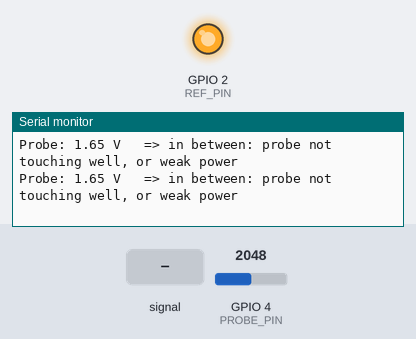
Simulated run of this sketch. Board: ESP32. Parts: output pins drawn as LEDs (lit = HIGH), the last lines printed to the serial monitor. The inputs (shaded band) are chosen by the test bench; at power-on: GPIO 4 (PROBE_PIN) = 2048.

Above: at 2.2 s.
2.3 s: GPIO 4 (PROBE_PIN) fed a 200 Hz sine of ±1842 counts around its level
At 2.9 s:
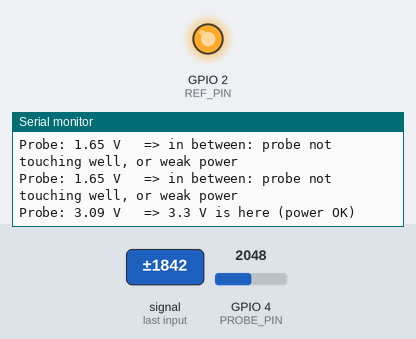
4.0 s: GPIO 4 (PROBE_PIN) set to 0
At 4.4 s:
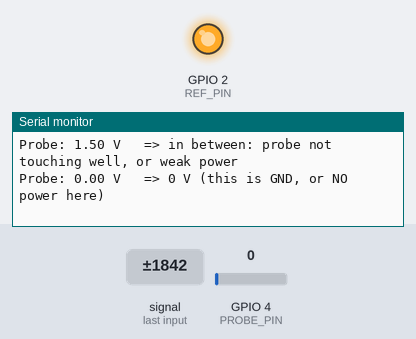
Timing chart, 0 to 7.0 s (numbered marks = the images above; inputs shaded):
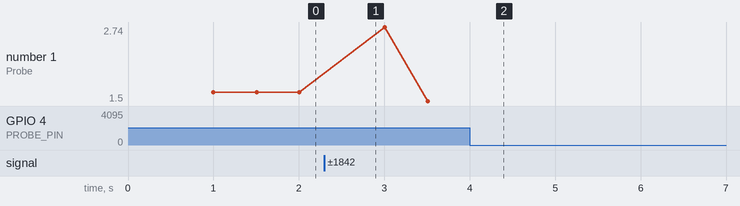

Measured:
- after the input at 2.3 s, the serial monitor: prints a new line after 0.21 s (image 1)
- after the input at 4.0 s, the serial monitor: prints a new line at once (image 2)
- plotted number 1: 1.65 → 1.5 after the input at 2.3 s

The sketch:

02c_Power_Check.ino
```cpp
// 02c_Power_Check.ino
// Uses the ESP32 itself as a simple voltmeter (no multimeter needed).
// It measures the voltage on pin D4 (GPIO4) every half second.
//
// How to use:
//   Put one jumper wire into hole 5a (the free hole right above the D4 pin).
//   Touch / push its other end into the place you want to check:
//     red + rail            -> should show about 3.3 V
//     OLED VDD column (20b) -> should show about 3.3 V
//     blue - rail           -> should show 0.0 V
//     hole 4a (D2, driven HIGH by this sketch) -> 3.3 V: proves the probe itself works
//   NEVER connect it to VIN or 5V. Only 3.3 V or less is safe on this pin.

#define PROBE_PIN 4
#define REF_PIN   2     // D2 is driven HIGH = a known 3.3 V test point (hole 4a). Its blue LED lights up.

void setup() {
  Serial.begin(115200);
  delay(1000);
  pinMode(REF_PIN, OUTPUT);
  digitalWrite(REF_PIN, HIGH);
  analogSetPinAttenuation(PROBE_PIN, ADC_11db);   // measure up to about 3.3 V
  Serial.println("\n===== Power check (probe on D4, hole 5a) =====");
}

void loop() {
  uint32_t mv = analogReadMilliVolts(PROBE_PIN);
  float v = mv / 1000.0;
  Serial.printf("Probe: %.2f V   ", v);
  if (v > 2.9)      Serial.println("=> 3.3 V is here (power OK)");
  else if (v < 0.2) Serial.println("=> 0 V (this is GND, or NO power here)");
  else              Serial.println("=> in between: probe not touching well, or weak power");
  delay(500);
}
```
